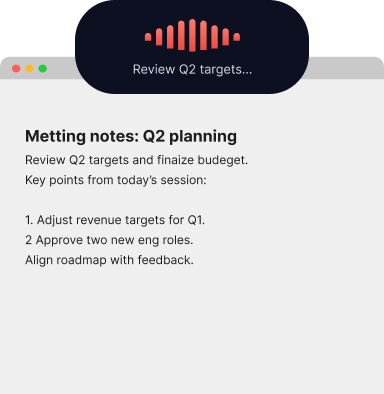
#> input picture images/shhh_inner_raw.png, 384 x 394 px
$ python shhh-fix-typos.py
#> lines starting #> are read from the running program, lines starting #| are printed output that depends on the picture
#!/usr/bin/env python3
"""Reset the four misspelt lines in the Shhh hero artwork.

The export had "Metting notes", "finaize budeget", a list item numbered
"2" with no full stop and a third with no number at all. They are in the
hero of a project page on a design portfolio, which is the worst place
to leave them.

The notes panel is flat #EFEFEF behind the text, so the affected lines
can be painted out and set again rather than the whole picture redrawn.
The face is Inter, which is what the artwork was set in: an untouched
line re-set at 12px lands within two pixels of the original's width and
the letterforms sit on top of each other. The site loads Inter anyway,
so the fonts here are the same family, vendored because this has to run
without a network.

    python3 tools/shhh-fix-typos.py

Reads images/shhh_inner_raw.png, the export as it arrived, and writes
images/shhh_inner.png. Run tools/shhh-wave-cutout.py afterwards to
rebuild the WebP the page actually loads.
"""
import os

from PIL import Image, ImageDraw, ImageFont

ROOT = os.path.dirname(os.path.dirname(os.path.abspath(__file__)))
RAW = os.path.join(ROOT, "images", "shhh_inner_raw.png")
OUT = os.path.join(ROOT, "images", "shhh_inner.png")
FONTS = os.path.join(ROOT, "tools", "fonts")

INK = (30, 30, 30)
PANEL = (239, 239, 239)
LEFT = 25                 # the text column in the notes panel
CLEAR = (20, 292)         # x range to wipe: flat panel all the way across

# Baselines are 20px apart down the body, measured off the export by
# re-setting an untouched line and matching where its ink starts.
LINES = [
    dict(text="Meeting notes: Q2 planning",            size=16, weight="SemiBold", baseline=141, up=16, down=6),
    dict(text="Review Q2 targets and finalize budget.", size=12, weight="Regular",  baseline=164, up=13, down=5),
    dict(text="2. Approve two new eng roles.",          size=12, weight="Regular",  baseline=244, up=13, down=5),
    dict(text="3. Align roadmap with feedback.",        size=12, weight="Regular",  baseline=264, up=13, down=5),
]


def main():
    if not os.path.exists(RAW):
        raise SystemExit("missing %s" % os.path.relpath(RAW, ROOT))
    im = Image.open(RAW).convert("RGBA")
#> im is the input picture: PIL image 384x394 RGBA; mean R, G, B, A 190.4, 189.8, 191.7, 239.4
    d = ImageDraw.Draw(im)

    for line in LINES:
        path = os.path.join(FONTS, "Inter-%s.woff" % line["weight"])
        font = ImageFont.truetype(path, line["size"])
        top = line["baseline"] - line["up"]
        bottom = line["baseline"] + line["down"]
        d.rectangle([CLEAR[0], top, CLEAR[1], bottom], fill=PANEL + (255,))
        d.text((LEFT, line["baseline"]), line["text"], font=font,
               fill=INK + (255,), anchor="ls")
        print("set %r" % line["text"])

    im.save(OUT)
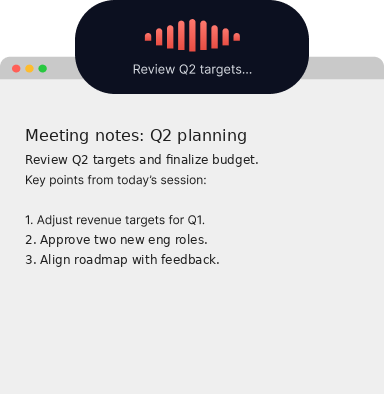
#> saved as shhh_inner.png: PIL image 384x394 RGBA; mean R, G, B, A 190.7, 190.1, 191.9, 239.4; transparent parts drawn white
    print("\nwrote %s" % os.path.relpath(OUT, ROOT))


if __name__ == "__main__":
    main()

$ run again, with images/brand-gallery-1-thW6_Ayy.png copied over images/shhh_inner_raw.png
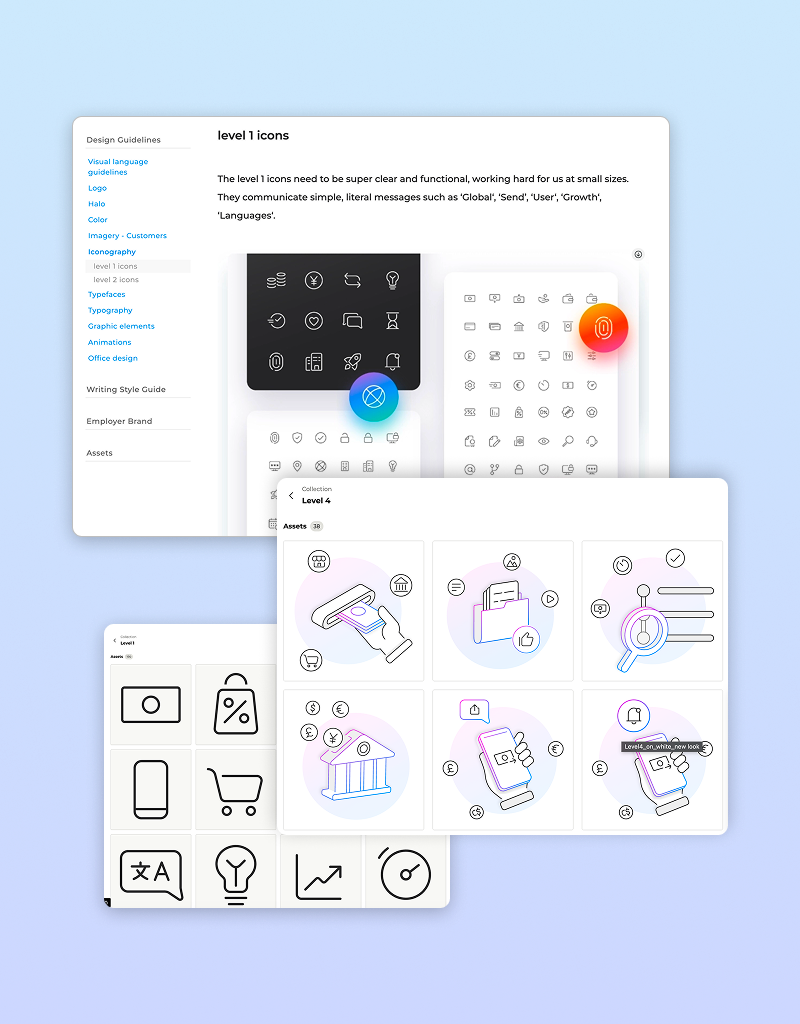
#> input picture images/brand-gallery-1-thW6_Ayy.png, 800 x 1024 px
#> in main, im is the input picture: PIL image 800x1024 RGBA; mean R, G, B, A 129.7, 171.3, 238.4, 164
#> in main, `im.save(OUT)`:
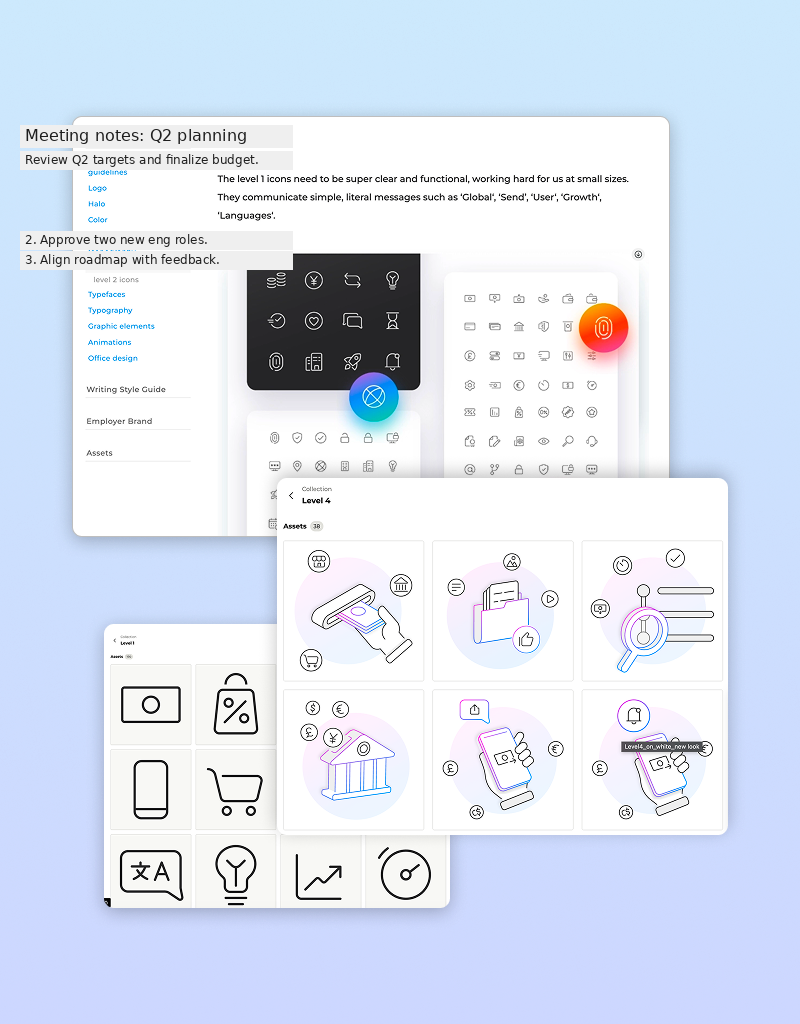
#> saved as shhh_inner.png: PIL image 800x1024 RGBA; mean R, G, B, A 130.4, 171.4, 237.8, 165.1; transparent parts drawn white

$ run again, with images/brand-gallery-2-DA58lU3v.png copied over images/shhh_inner_raw.png
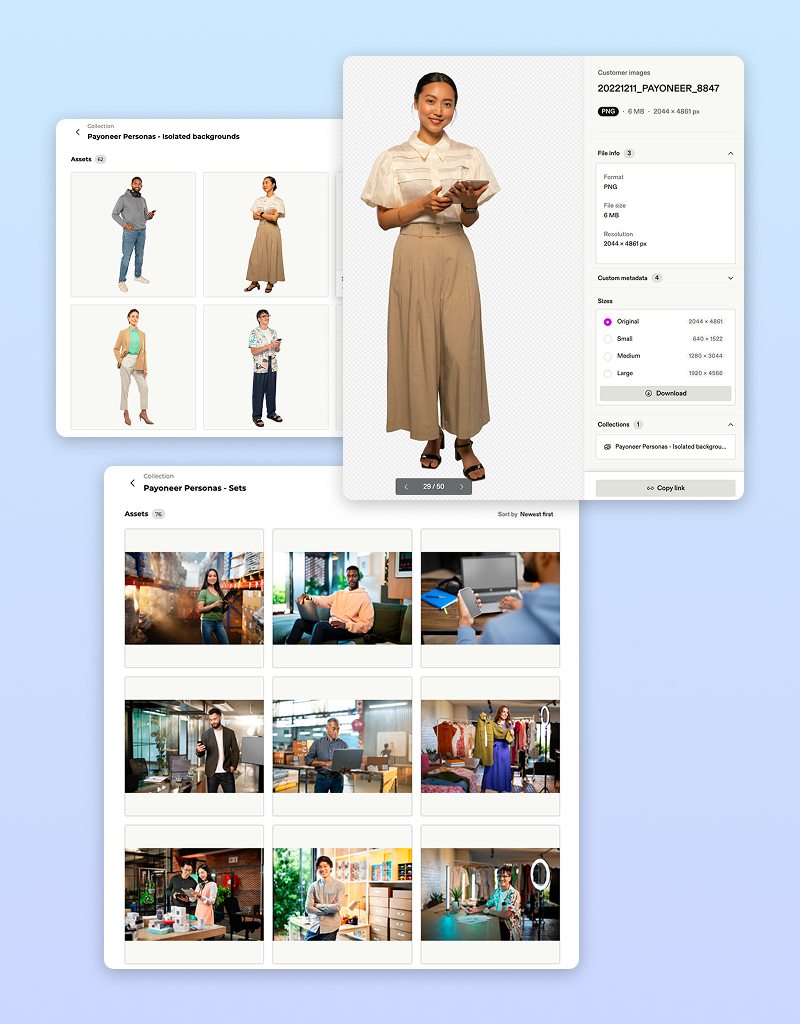
#> input picture images/brand-gallery-2-DA58lU3v.png, 800 x 1024 px
#> in main, im is the input picture: PIL image 800x1024 RGBA; mean R, G, B, A 130.2, 162.2, 216.2, 176.4
#> in main, `im.save(OUT)`:
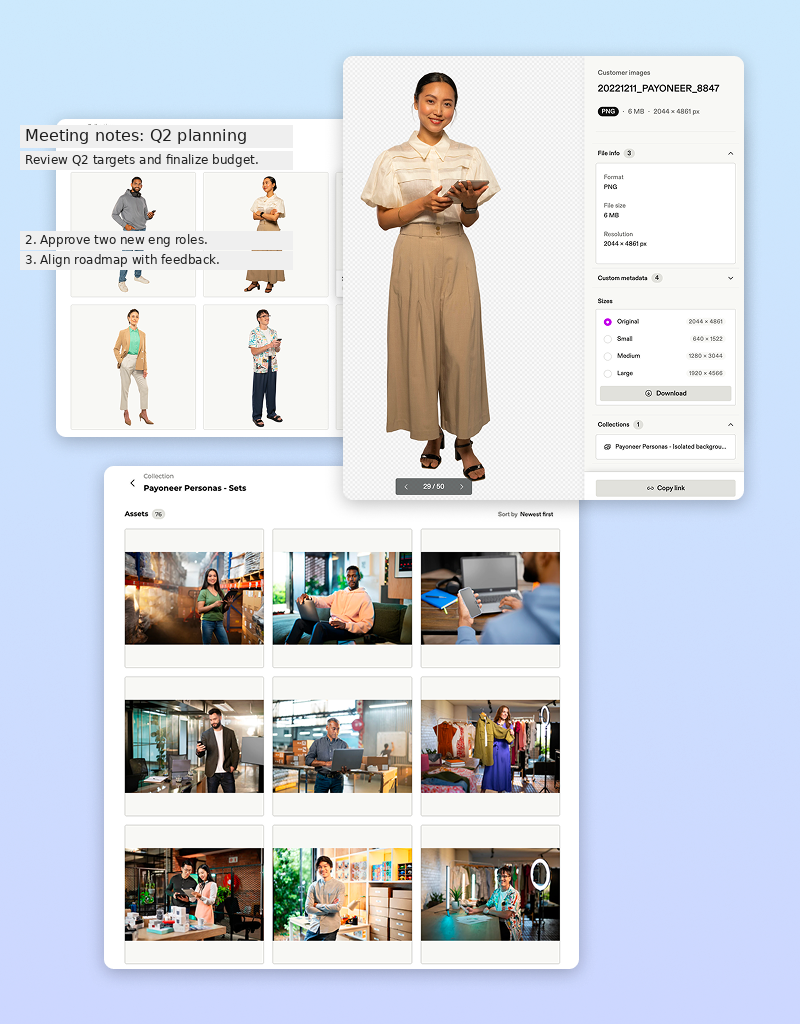
#> saved as shhh_inner.png: PIL image 800x1024 RGBA; mean R, G, B, A 130.5, 162.2, 215.9, 177.1; transparent parts drawn white

$ run again, with images/brand-gallery-3-H8IpYW0N.png copied over images/shhh_inner_raw.png
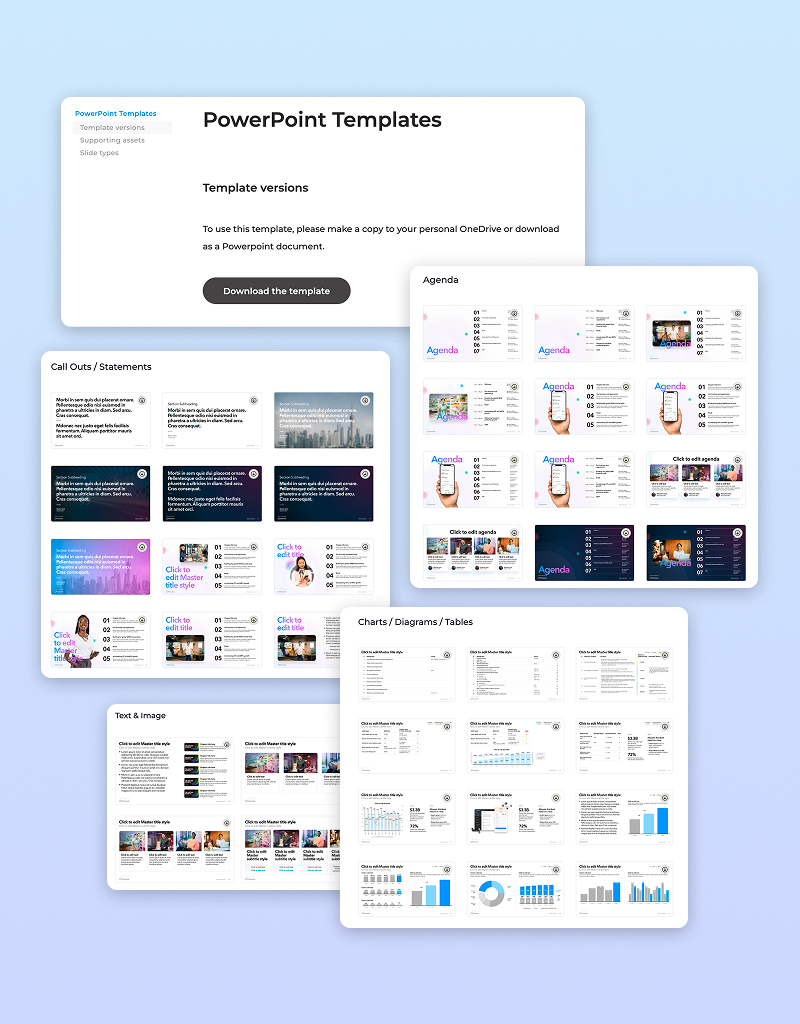
#> input picture images/brand-gallery-3-H8IpYW0N.png, 800 x 1024 px
#> in main, im is the input picture: PIL image 800x1024 RGBA; mean R, G, B, A 136.2, 173.6, 233.1, 173.5
#> in main, `im.save(OUT)`:
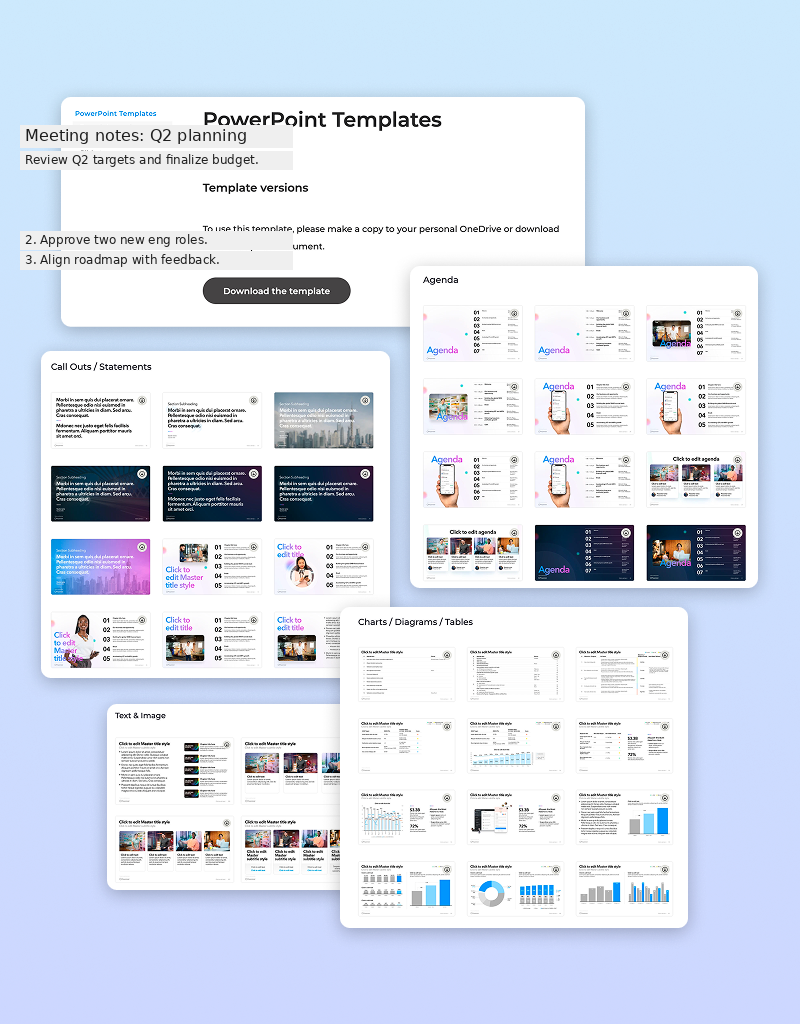
#> saved as shhh_inner.png: PIL image 800x1024 RGBA; mean R, G, B, A 136.4, 173.2, 232.3, 174.3; transparent parts drawn white
